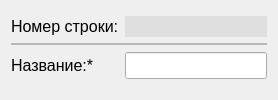
     <widget class="QWidget" name="category">
      <attribute name="title">
       <string>Категория</string>
      </attribute>
      <layout class="QGridLayout" name="gridLayout">
       <item row="0" column="0">
        <layout class="QFormLayout" name="category_data">
         <property name="sizeConstraint">
          <enum>QLayout::SetDefaultConstraint</enum>
         </property>
         <property name="fieldGrowthPolicy">
          <enum>QFormLayout::AllNonFixedFieldsGrow</enum>
         </property>
         <property name="rowWrapPolicy">
          <enum>QFormLayout::DontWrapRows</enum>
         </property>
         <property name="labelAlignment">
          <set>Qt::AlignLeading|Qt::AlignLeft|Qt::AlignVCenter</set>
         </property>
         <property name="formAlignment">
          <set>Qt::AlignLeading|Qt::AlignLeft|Qt::AlignTop</set>
         </property>
         <property name="topMargin">
          <number>5</number>
         </property>
         <item row="0" column="0">
          <widget class="QLabel" name="idCategory_Label">
           <property name="font">
            <font>
             <pointsize>12</pointsize>
             <weight>50</weight>
             <italic>false</italic>
             <bold>false</bold>
             <underline>false</underline>
            </font>
           </property>
           <property name="styleSheet">
            <string notr="true">color: rgb(0, 0, 0);
</string>
           </property>
           <property name="text">
            <string>Номер строки:</string>
           </property>
          </widget>
         </item>
         <item row="0" column="1">
          <widget class="QLineEdit" name="idCategory_LineEdit">
           <property name="enabled">
            <bool>true</bool>
           </property>
           <property name="font">
            <font>
             <pointsize>12</pointsize>
            </font>
           </property>
           <property name="autoFillBackground">
            <bool>false</bool>
           </property>
           <property name="styleSheet">
            <string notr="true">background-color: rgb(223, 223, 223);</string>
           </property>
           <property name="text">
            <string/>
           </property>
           <property name="frame">
            <bool>false</bool>
           </property>
           <property name="readOnly">
            <bool>true</bool>
           </property>
           <property name="placeholderText">
            <string/>
           </property>
          </widget>
         </item>
         <item row="1" column="0" colspan="2">
          <widget class="Line" name="line_3">
           <property name="frameShadow">
            <enum>QFrame::Sunken</enum>
           </property>
           <property name="lineWidth">
            <number>0</number>
           </property>
           <property name="midLineWidth">
            <number>2</number>
           </property>
           <property name="orientation">
            <enum>Qt::Horizontal</enum>
           </property>
          </widget>
         </item>
         <item row="2" column="0">
          <widget class="QLabel" name="nameCategory_Label">
           <property name="font">
            <font>
             <pointsize>12</pointsize>
             <weight>50</weight>
             <bold>false</bold>
             <underline>false</underline>
            </font>
           </property>
           <property name="text">
            <string>Название:*</string>
           </property>
          </widget>
         </item>
         <item row="2" column="1">
          <widget class="QLineEdit" name="nameCategory_LineEdit">
           <property name="font">
            <font>
             <pointsize>12</pointsize>
            </font>
           </property>
          </widget>
         </item>
        </layout>
       </item>
      </layout>
     </widget>
